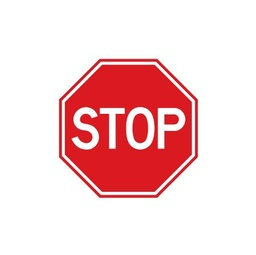
#> input picture stop.jpg, 256 x 255 px, shrunk from 450 x 448 before the run
$ python grad.py   (older library calls are emulated)
#> lines starting #> are read from the running program, lines starting #| are printed output that depends on the picture
### functions.py
from __future__ import division
import cv2
import matplotlib.pyplot as plt
import numpy as np


#Auxiliary functions

def to_uint8(x):
    x = np.clip(x, 0, 255, out=x)
    return x.astype('uint8')


def to_float(x): return x.astype('float')


def get_window(x,i,j,shape):
    ilim = int((shape[0]-1)/2)
    jlim = int((shape[1]-1)/2)
    return x[i-ilim:i+1+ilim,j-jlim:j+1+jlim]


#Filters


def norm_corr(window, fil):
    return np.sum( window * fil ) / np.sqrt( np.sum(window**2) * np.sum(fil**2) )


def corr(window, fil):
    return np.sum( window * fil )


def apply_filter(x, fil):
    ilim = int((fil.shape[0]-1)/2)
    jlim = int((fil.shape[1]-1)/2)
    result=np.zeros(x.shape)

    # Could be modified
    padded = np.pad(x,max(ilim,jlim),'reflect')

    for i in range(0,x.shape[0]):
        for j in range(0,x.shape[1]):
            window = get_window(padded,i+jlim,j+jlim,fil.shape)
            result[i,j] = corr(window, fil)

    return result


# [4 lines left out: function smooth, not called in this run]


def add_noise(x):
    noise = np.random.normal(0, 50, x.shape)
    return cv2.add(x, to_uint8(noise))


# [24 lines left out: functions gaussian_2D, gradient_2D, not called in this run]


# [13 lines of commented-out code are left out]

### grad.py
from __future__ import division
import cv2
import matplotlib.pyplot as plt
import numpy as np
from functions import *

image = cv2.imread('stop.jpg')
#> image is the input picture: shape (255, 256, 3); mean B, G, R 211.9, 210.6, 246.2
a = cv2.cvtColor(image, cv2.COLOR_BGR2GRAY)
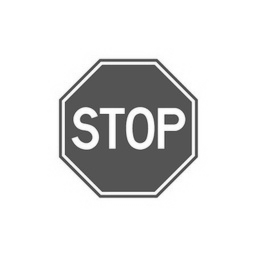
#> a: shape (255, 256); min 62, max 255, mean 221.4

sx = np.array([[-1, 0 , 1], [-2, 0, 2], [-1, 0, 1]])/8
sy = np.array([[1, 2 , 1], [0, 0, 0], [-1, -2, -1]])/8

gx = apply_filter(to_float(a),sx)/4
#> in apply_filter, `ilim = int((fil.shape[0]-1)/2)`: ilim = 1
#> in apply_filter, `padded = np.pad(x,max(ilim,jlim),'reflect')`:
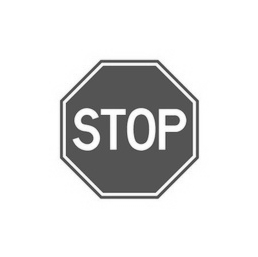
#> padded: shape (257, 258) float64; min 62, max 255, mean 221.9
#> the loop in apply_filter, `for i in range(0,x.shape[0]):` made 255 passes
#> after the loop in apply_filter, `for i in range(0,x.shape[0]):`:
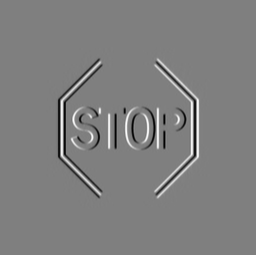
#> result: shape (255, 256) float64; min -89.38, max 89.38, mean 0; drawn with min black and max white
sobelx = cv2.Sobel(a,cv2.CV_64F,1,0,ksize=1)/8
gy = apply_filter(to_float(a),sy)
#> after the loop in apply_filter (call 2), `for i in range(0,x.shape[0]):`:
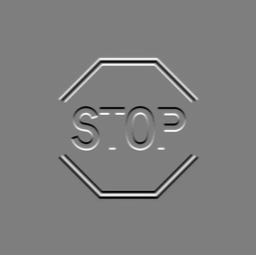
#> result: shape (255, 256) float64; min -87.75, max 88.75, mean 0; drawn with min black and max white

normsqr = gx**2 + gy**2
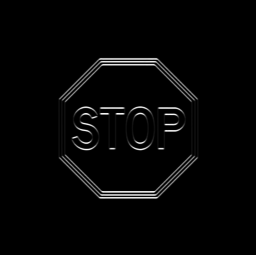
#> normsqr: shape (255, 256) float64; min 0, max 7877, mean 169.3; drawn with min black and max white
ang = np.arctan2(gx,gy)
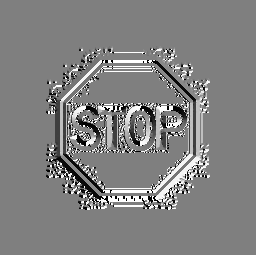
#> ang: shape (255, 256) float64; min -3.14, max 3.14, mean 0.0533; drawn with min black and max white
final = ang

plt.imshow(a, cmap='gray')
plt.show()
plt.imshow(normsqr, cmap='gray')#,vmin=0,vmax=1)
plt.show()
plt.imshow(ang, cmap='gray')#,vmin=0,vmax=1)
plt.show()

#cv2.imshow('gray_image', final)
#cv2.waitKey(0)                 # Waits forever for user to press any key
